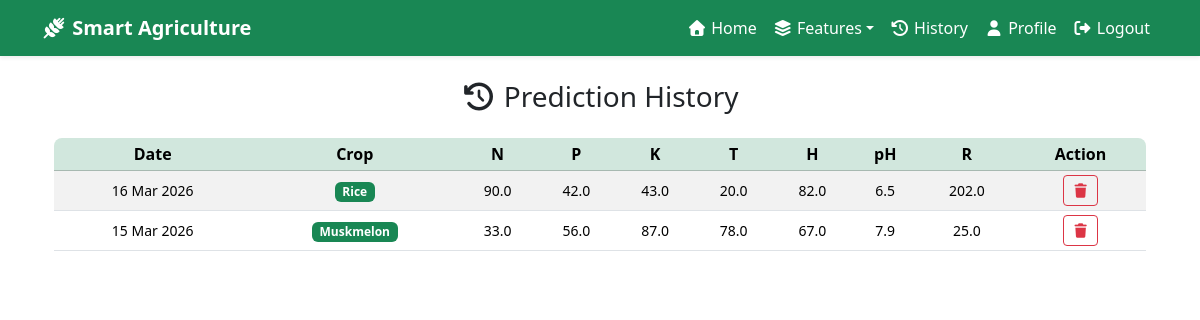
Screenshot of /user_history/ (signed in) with the database file from the repository.
### recommender/models.py (models this page shows, shortened)
class Prediction(models.Model):
    user = models.ForeignKey(User, on_delete=models.CASCADE, related_name='predictions')
    N = models.FloatField()
    P = models.FloatField()
    K = models.FloatField()
    temperature = models.FloatField()
    humidity = models.FloatField()
    ph = models.FloatField()
    rainfall = models.FloatField()
    predicted_crop = models.CharField(max_length=15)
    created_at = models.DateTimeField(auto_now_add=True)
    class Meta:
        ordering = ['-created_at']

### recommender/views.py (the view)
# urls.py: path('user_history/',user_history_view,name='user_history'),
@login_required
def user_history_view(request):
    predictions = Prediction.objects.filter(user=request.user)
    return render(request,"history.html",locals())

### recommender/templates/history.html (shortened to what this page needs)
{% extends 'base.html' %}
{% load static %}
{% block content %}
  <div class="container">
    <div class="text-center mb-4">
      <h3><i class="fa-solid fa-clock-rotate-left"></i> Prediction History</h3>
    </div>
    <div class="table-responsive rounded-3">
      <table class="table table-sm table-striped table-hover text-center align-middle">
        <thead class="table-success">
          <tr>
            <th>Date</th>
            <th>Crop</th>
            <th>N</th>
            <th>P</th>
            <th>K</th>
            <th>T</th>
            <th>H</th>
            <th>pH</th>
            <th>R</th>
            <th>Action</th>
          </tr>
        </thead>
        <tbody>
          {% if predictions %}
            {% for p in predictions %}
              <tr>
                <td class="small">{{ p.created_at|date:'d M Y' }}</td>
                <td>
                  <span class="badge bg-success small">{{ p.predicted_crop|title }}</span>
                </td>
                <td class="small">{{ p.N }}</td>
                <td class="small">{{ p.P }}</td>
                <td class="small">{{ p.K }}</td>
                <td class="small">{{ p.temperature }}</td>
                <td class="small">{{ p.humidity }}</td>
                <td class="small">{{ p.ph }}</td>
                <td class="small">{{ p.rainfall }}</td>
                <td>
                  <a href="{% url 'user_delete_prediction' p.id %}" class="btn btn-outline-danger btn-sm" onclick="return confirm('Delete this record? This cannot be undone!')"><i class="fa-solid fa-trash"></i></a>
                </td>
              </tr>
            {% endfor %}
          {% else %}
            <tr>
              <td colspan="10" class="text-muted">No prediction history found.</td>
            </tr>
          {% endif %}
        </tbody>
      </table>
    </div>
  </div>
{% endblock %}

### rows the page displays
Prediction: created_at "16 Mar 2026", predicted_crop "Rice", N "90.0", P "42.0", K "43.0", temperature "20.0", humidity "82.0", ph "6.5", rainfall "202.0"
Prediction: created_at "15 Mar 2026", predicted_crop "Muskmelon", N "33.0", P "56.0", K "87.0", temperature "78.0", humidity "67.0", ph "7.9", rainfall "25.0"
